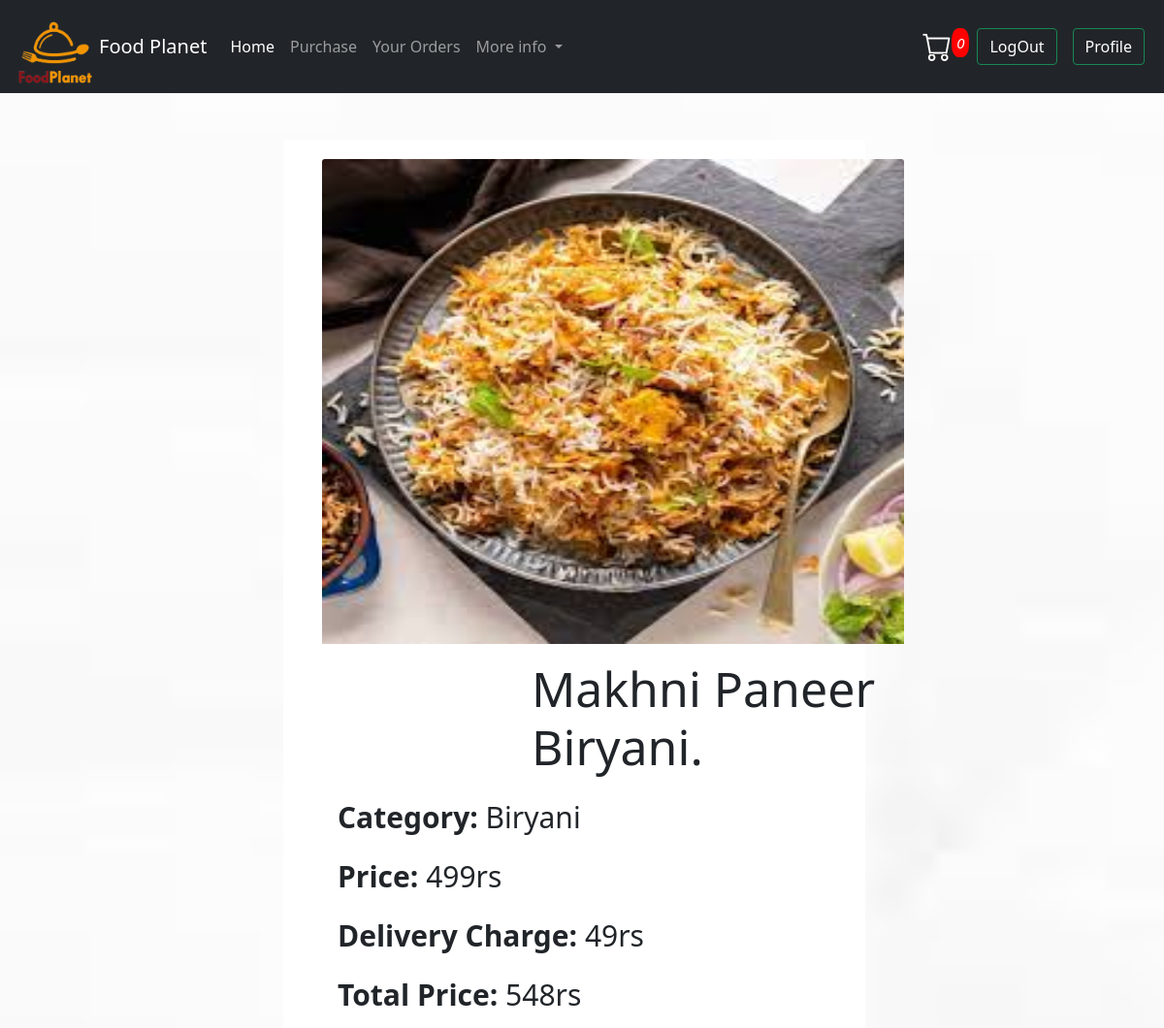
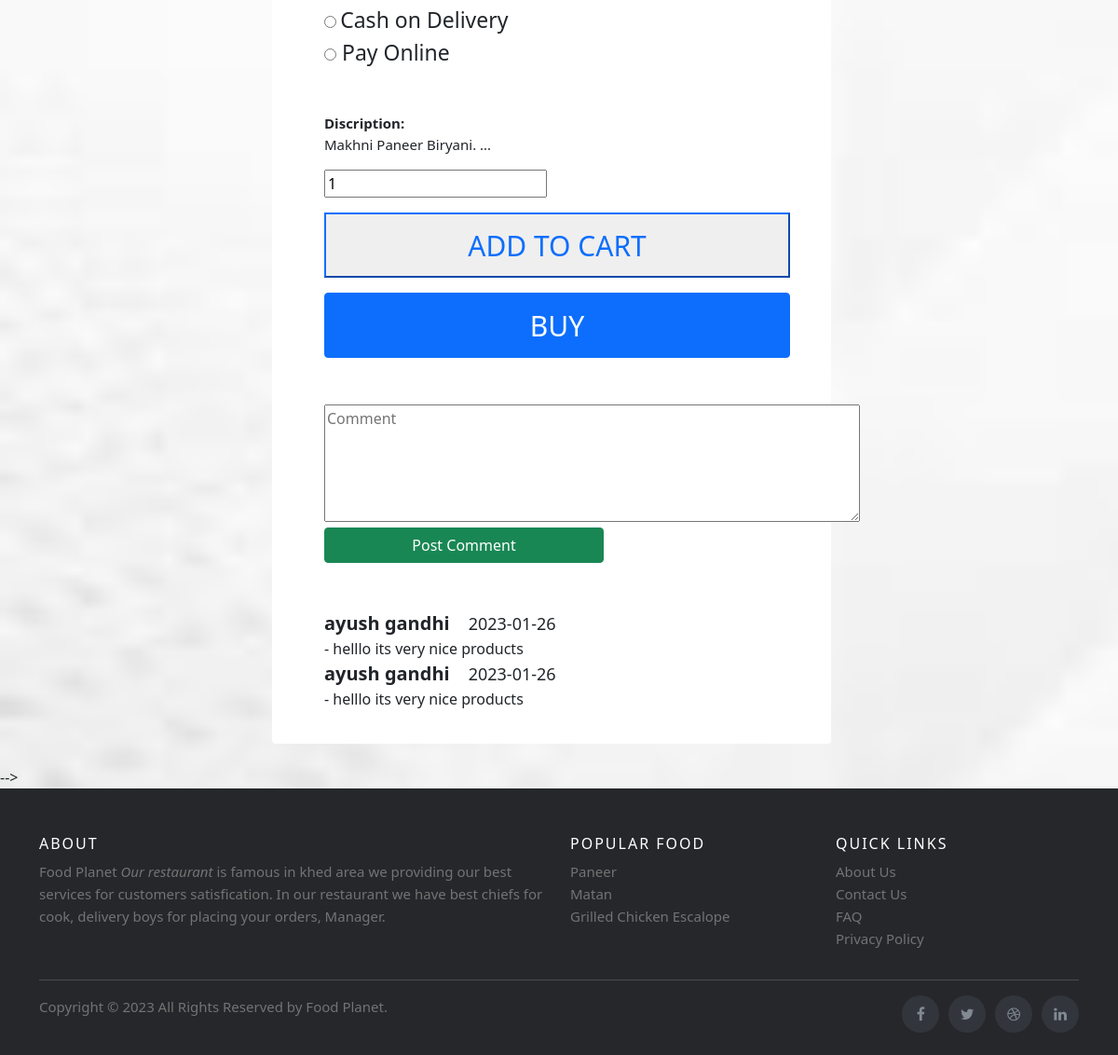
Page /website/view_purchase_food.php?food_id=13 (signed in) on the committed database (2 pictures, top to bottom).
### tables this page shows
CREATE TABLE `food_details` (
  `food_id` int(11) NOT NULL,
  `name` varchar(50) NOT NULL,
  `discription` text NOT NULL,
  `amount` int(10) NOT NULL,
  `delivery_charge` int(11) NOT NULL,
  `image` varchar(225) NOT NULL,
  `category` varchar(100) NOT NULL,
  `date` datetime NOT NULL DEFAULT current_timestamp()
);

CREATE TABLE `food_comment` (
  `comment_id` int(255) NOT NULL,
  `food_id` int(255) NOT NULL,
  `user_name` varchar(255) NOT NULL,
  `user_email` varchar(255) NOT NULL,
  `comment` text NOT NULL,
  `date` datetime NOT NULL DEFAULT current_timestamp()
);

### website/view_purchase_food.php (the view, shortened to what this page needs)
<?php
if(isset($_SESSION['login'])){
  $user_email = $_SESSION['user_email'];
}
?>
<?php
 require "partials/_dbconnect.php";?>
<?php
if(isset($_GET['food_id'])){
    $food_id  = $_GET['food_id'];
    $sql = "SELECT * FROM `food_details` where `food_id` ='$food_id'";
    $result = mysqli_query($conn, $sql);
    while($rows = mysqli_fetch_assoc($result)){
        $food_name = $rows['name'];
        $food_disc = $rows['discription'];
        $food_ammount = $rows['amount'];
        $food_id = $rows['food_id'];
        $food_delivery_charge =$rows['delivery_charge'];
        $food_category = $rows['category'];
        $food_image = $rows['image'];
        $total_ammount = $food_ammount + $food_delivery_charge;
    }
}
?>
<!doctype html>
<html lang="en">
  <head>
    <link href="https://cdn.jsdelivr.net/npm/bootstrap@5.1.3/dist/css/bootstrap.min.css" rel="stylesheet">
    <link rel="stylesheet" href="https://cdn.jsdelivr.net/npm/bootstrap-icons@1.3.0/font/bootstrap-icons.css">
    <link rel="stylesheet" href="website.css">
  </head>
  <body>
  <?php require "partials/_navbar.php";?>
<div id="view_purchase_page">
<?php
  echo '<div class="container mt-5">
  <div class="card mb-4">
     <div class="containt_flex">
     <img class="card-img-top view_img" src="/food planet/admin/Food_Image/'.$food_image.'" alt="Image">
     <div class="card-body">
       <h5 class="card-title">'.$food_name.'</h5>
       <p class="card-text2"><b>Category:</b> '.$food_category.'</p>
       <p class="card-text3"><b>Price:</b> '.$food_ammount.'rs</p>
       <p class="card-text4"><b>Delivery Charge:</b> '.$food_delivery_charge.'rs</p>
       <p class="card-text5"><b>Total Price:</b> '.$total_ammount.'rs</p>';
      if(isset($_SESSION['login'])){
        echo '<form method="post">
        <input type="radio" name="radio[]" value = "COD" class = "view_radio" required> <span class="radio-text">Cash on Delivery</span><br>
        <input type="radio" name="radio[]" value = "PO" class = "view_radio" required><span class="radio-text"> Pay Online</span><br>
         ';
      }
       echo '<input type="hidden" id="'.$food_id.'" value="'.$food_id.'" name="snoEdit" id="snoEdit">
       <p class="card-text1 mt-5" style="font-size:15px"><b>Discription:</b><br>'.$food_disc.'...</p>
       ';
      if(isset($_SESSION['login'])){
        $user_email_id = $_SESSION['user_email'];
        $carts_query = "SELECT * FROM `user_carts` where `user_email` = '$user_email_id' AND `food_id` = $food_id";
       $query_run = mysqli_query($conn, $carts_query);
       $fetch_rows= mysqli_num_rows($query_run);
       if($fetch_rows == 0){
        echo '<input type="number" id="quantity" value="1" name="quantity"><button type="submit" id="'.$food_id.'"  name="add_cart" class="my-3 A_cart btn-outline-primary buy">ADD TO CART</button>';
       }
      elseif($fetch_rows > 0){
          echo '<button type="button"  id="'.$food_id.'" name="remove_cart" class="my-3 R_cart btn-outline-primary buy">REMOVE FROM CART</a></button>';
        }
      }
      echo  '<button type="submit" name="buy_cart" class="btn btn-primary buy">BUY</a></button>
       </form>';
       ?>
       <form action='' method="post">
      <textarea name="comment" placeholder="Comment" rows="5" cols="60" id="comments_box" required></textarea><br>
      <input type="submit" id="comment_btn" class="btn btn-success" name="comment_btn" value="Post Comment">
      </form>
        <?php
        $sql2 = "SELECT * FROM food_comment where food_id = '$food_id' ORDER BY `date` DESC";
        $result2 = mysqli_query($conn, $sql2);
        $com_rows = mysqli_num_rows($result2);
        if($com_rows > 0){
        while($rows = mysqli_fetch_assoc($result2)){
          $comment = $rows['comment'];
          $c_user_name = $rows['user_name'];
          $date = $rows['date'];
            echo '<div class="comment_by"><b>'.$c_user_name.'</b><span class= "comment_date">'.substr($date, 0, 10).'</div>
            <div class="comment_text"> - '.$comment.'</div>';
          }
        }
          elseif($com_rows == 0){
            echo '<div class="jumbotron my-5">
            <h1 class="display-4">No Comment Found</h1>
            <p>Be the first one to comment</p>
          </div>';
          }
        ?>
     </div>
     </div>
   </div>
   </div>
  </div>
<?php include "partials/_footer.php"; ?>
  </body>
</html>

### website/partials/_navbar.php (shortened to what this page needs)
<nav class="navigation navbar navbar-expand-lg navbar-dark bg-dark">
  <div class="container-fluid">
    <a href="index.php"><img src="/food planet/website/web_img/nav_img.png" width="90px" height="80px"></a>
    <a class="navbar-brand" href="index.php">Food Planet</a>
    <div class="collapse navbar-collapse" id="navbarSupportedContent">
      <ul class="navbar-nav me-auto mb-2 mb-lg-0">
        <li class="nav-item">
          <a class="nav-link active" aria-current="page" href="index.php">Home</a>
        </li>
        <li class="nav-item">
          <a class="nav-link" href="purchase.php">Purchase</a>
        </li>
        <li class="nav-item">
          <a class="nav-link" href="your_order.php">Your Orders</a>
        </li>
        <li class="nav-item dropdown">
          <a class="nav-link dropdown-toggle" href="#" id="navbarDropdown" role="button" data-bs-toggle="dropdown" aria-expanded="false">
            More info
          </a>
        </li>
      </ul>
      <?php
      if(isset($_SESSION['login'])){
        $query = "SELECT * FROM user_carts where user_email = '$user_email'";
      $query_run = mysqli_query($conn, $query);
      $num = mysqli_num_rows($query_run);
      echo '<a href="your_cart.php"><i class="bi bi-cart" style="color:white"><span id="cart_num">'.$num.'</span></i></a>';
      }
      elseif(!isset($_SESSION['login'])){
        echo '<a href="your_cart.php"><i class="bi bi-cart" style="color:white"></i></a>';
      }
      ?>
         <?php
        if(!isset($_SESSION['login'])){
          echo '<button type="button" class="login btn btn-outline-success mx-2"><a href= "login.php">Login</a></button>
          <button type="button" class="signup btn btn-outline-success"><a href= "signup.php">SignUp</a></button>';
        }
        elseif(isset($_SESSION['login'])){
          echo ' <button type="button" class="logout btn btn-outline-success mx-2"><a href="logout.php">LogOut</a></button>
          <button type="button" class="logout btn btn-outline-success mx-2"><a href="profile.php">Profile</a></button>';
        }
        ?>
    </div>
    </div>
  </nav>

### website/partials/_footer.php
    <link rel="stylesheet" href="https://cdnjs.cloudflare.com/ajax/libs/font-awesome/4.7.0/css/font-awesome.min.css"/> -->
  <link rel="stylesheet" href="https://cdnjs.cloudflare.com/ajax/libs/font-awesome/4.7.0/css/font-awesome.min.css"/>
  <footer class="site-footer">
      <div class="container">
        <div class="row">
          <div class="col-sm-12 col-md-6">
            <h6>About</h6>
            <p class="text-justify">Food Planet <i>Our restaurant </i> is famous in khed area we providing our best services for customers satisfication. In our restaurant we have best chiefs for cook, delivery boys for placing your orders, Manager. </p>
          </div>
          <div class="col-xs-6 col-md-3">
            <h6>Popular Food</h6>
            <ul class="footer-links">
              <li><a href="search.php?s=Paneer Tikka">Paneer</a></li>
              <li><a href="search.php?s=Matan Korma">Matan</a></li>
              <li><a href="search.php?s=Grilled Chicken Escalope with Fresh Salsa">Grilled Chicken Escalope</a></li>
            </ul>
          </div>
          <div class="col-xs-6 col-md-3">
            <h6>Quick Links</h6>
            <ul class="footer-links">
              <li><a href="about.php">About Us</a></li>
              <li><a href="contactus.php">Contact Us</a></li>
              <li><a href="#">FAQ</a></li>
              <li><a href="#">Privacy Policy</a></li>
            </ul>
          </div>
        </div>
        <hr>
      </div>
      <div class="container">
        <div class="row">
          <div class="col-md-8 col-sm-6 col-xs-12">
            <p class="copyright-text">Copyright &copy; 2023 All Rights Reserved by
         <a href="#">Food Planet</a>.
            </p>
          </div>
          <div class="col-md-4 col-sm-6 col-xs-12">
            <ul class="social-icons">
              <li><a class="facebook" href="#"><i class="fa fa-facebook"></i></a></li>
              <li><a class="twitter" href="#"><i class="fa fa-twitter"></i></a></li>
              <li><a class="dribbble" href="#"><i class="fa fa-dribbble"></i></a></li>
              <li><a class="linkedin" href="#"><i class="fa fa-linkedin"></i></a></li>
            </ul>
          </div>
        </div>
      </div>
</footer>

### website/website.css (style rules this page uses)
body { margin: 0%; padding: 0%; background: url("web_img/bg.jpg") no-repeat; background-size: cover; }
.bi-cart { font-size: 30px; }
#view_purchase_page .view_img { width: 600px; height: 500px; }
#view_purchase_page .card { border: none; margin-left: 250px; }
#view_purchase_page .card-title { font-size: 50px; text-transform: capitalize; margin-left: 200px; margin-bottom: 20px; }
#view_purchase_page .card-text1 { font-size: 30px; }
#view_purchase_page .card-text2, #view_purchase_page .card-text3, #view_purchase_page .card-text4, #view_purchase_page .card-text5 { font-size: 30px; text-transform: capitalize; }
#view_purchase_page .buy, #view_purchase_page .cart { width: 500px; height: 70px; font-size: 30px; }
.radio-text { font-size: 23px; }
.comment_by { font-size: 20px; padding-right: 30px; }
.comment_date { padding-left: 20px; font-size: 18px; }
#cart_num { background-color: red; border-radius: 40%; font-size: 15px; padding: 5px; position: relative; bottom: 10px; }
.card { display: flex; flex-direction: row; width: 600px; padding-left: 40px; padding-top:20px; padding-bottom: 20px; }
#comment_btn { width: 300px; margin-bottom: 50px; }
#comments_box { margin-top: 50px; }

### rows in the picture
food_details: image (picture), name "Makhni Paneer Biryani.", category "Biryani", amount "499", delivery_charge "49", total_ammount "548", discription "Makhni Paneer Biryani."
food_comment: user_name "ayush gandhi", date "2023-01-26", comment "helllo its very nice products"
food_comment: user_name "ayush gandhi", date "2023-01-26", comment "helllo its very nice products"

### other values in the picture
$num "0"
